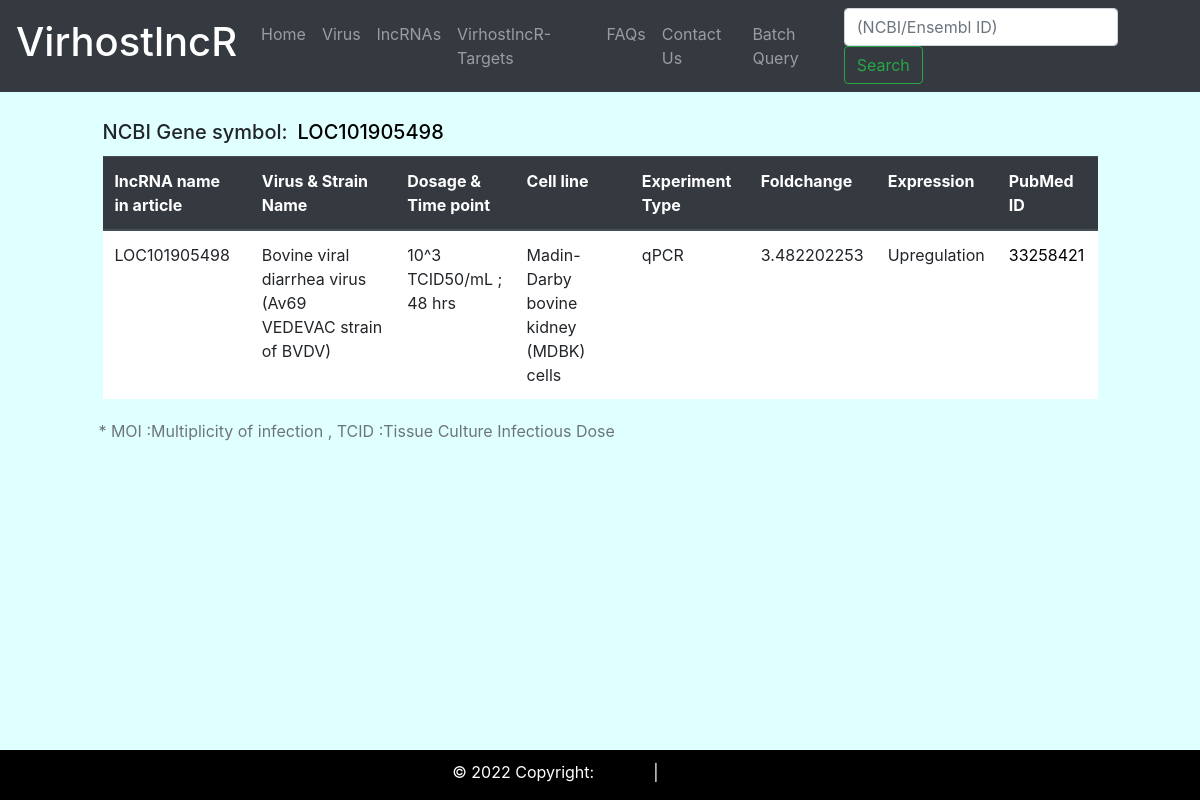
The app's page /VirhostlncR/rnadetials/LOC101905498/ with its own data.
### lncrna/models.py (models this page shows, shortened)
class Lncrna(models.Model):
    stimuli = models.CharField(max_length = 255)
    dosage = models.CharField(max_length = 255)
    time_point = models.CharField(max_length = 50 )
    experiment_type = models.CharField( max_length = 200)
    cell_line = models.CharField(max_length = 255)
    lncrna_name = models.CharField(max_length = 255)
    ncbi_gene = models.CharField(max_length = 255 , null = True, blank = True )
    ensembl_id = models.CharField(max_length = 255, null = True, blank = True )
    foldchange = models.CharField( max_length = 255, null = True, blank = True )
    expression = models.CharField(max_length = 50)
    pubmed_id = models.CharField(max_length = 50, null = True , blank = True)
    reference = models.CharField(max_length = 255, null = True, blank = True)

### lncrna/views.py (the view)
# urls.py: path('rnadetials/<str:lncraname>/',views.lncraname, name = 'lncraname'),
def lncraname(request, lncraname):
    lncra = Lncrna.objects.filter(Q(ncbi_gene = lncraname)|Q(ensembl_id =  lncraname) )
    has_ncbi = False
    if lncra.filter(ncbi_gene=lncraname).exists():
        has_ncbi = True
    dis_lncraname = lncraname
    context = {'lncra':lncra,'dis_lncraname':dis_lncraname,'has_ncbi':has_ncbi}
    return render(request,'lncrna/lncra_details.html',context)

### templates/lncrna/lncra_details.html (shortened to what this page needs)
{% extends 'lncrna/base.html' %}
{% block content %}
<div class="cotainer mt-1" >
<div class="row d-flex justify-content-left">
  <div class="col col-xl-1">
  </div>
<div class="col col-xl-6 pt-4">
{% if has_ncbi %}
<h5 class="h5">NCBI Gene symbol:&ensp;<a target="_blank" href="https://www.ncbi.nlm.nih.gov/gene/?term={{ dis_lncraname }}">{{ dis_lncraname }}
</a>
</h5>
{% else %}
<h5 class="h5" style="padding-left: 20px" >Ensembl ID:&ensp; <a target="_blank" href="https://asia.ensembl.org/Multi/Search/Results?q={{ dis_lncraname }}">{{ dis_lncraname }}
</a>
{% endif %}
</div>
</div>
</div>
<div class="cotainer mt-1">
<div class="row d-flex justify-content-center">
<div class="col col-xl-10">
<table class = "table" style="background-color: white;">
    <thead class="thead-dark">
     <tr>
    <th class="align-top">lncRNA name in article</th>
    <th class="align-top">Virus & Strain Name</th>
    <th class="align-top">Dosage & Time point</th>
    <th class="align-top">Cell line</th>
    <th class="align-top">Experiment Type</th>
    <th class="align-top">Foldchange</th>
    <th class="align-top">Expression</th>
    <th class="align-top">PubMed ID</th>
    </tr>
    {% for vrs in lncra %}
  <tr>
      <td>{{ vrs.lncrna_name }}</td>
      <td>{{ vrs.stimuli }}</td>
      <td>{{ vrs.dosage }};
        <br>
      {{ vrs.time_point }}</td>
      <td>{{ vrs.cell_line }}</td>
      <td>{{ vrs.experiment_type }}</td>
      <td>{{ vrs.foldchange }}</td>
      <td>{{ vrs.expression }}</td>
      <td> <a href="https://pubmed.ncbi.nlm.nih.gov/{{ vrs.pubmed_id }}" target="_blank"> {{ vrs.pubmed_id }} </a></td>
  </tr>
{% endfor %}
</table>
</div>
</div>
</div>
<div class="mt-1">
  <div class="row">
    <div class="col xl-10" style="margin-left: 8%;">
      <div class="d-flex justify-content-left">
  <p class=" text-muted">* MOI :Multiplicity of infection , TCID :Tissue Culture Infectious Dose</p>
    </div>
    </div>
  </div>
</div>
{% endblock %}

### templates/lncrna/base.html (style rules this page uses)
body { background-color: #E0FFFF; }

### templates/lncrna/lncra_details.html (style rules this page uses)
a { color: black; text-decoration: none; }

### records on screen
Lncrna: lncrna_name "LOC101905498", stimuli "Bovine viral diarrhea virus (Av69 VEDEVAC strain of BVDV)", dosage "10^3 TCID50/mL", time_point "48 hrs", cell_line "Madin-Darby bovine kidney (MDBK) cells", experiment_type "qPCR", foldchange "3.482202253", expression "Upregulation", pubmed_id "33258421"

### other values on screen
{{ dis_lncraname }} "LOC101905498"
